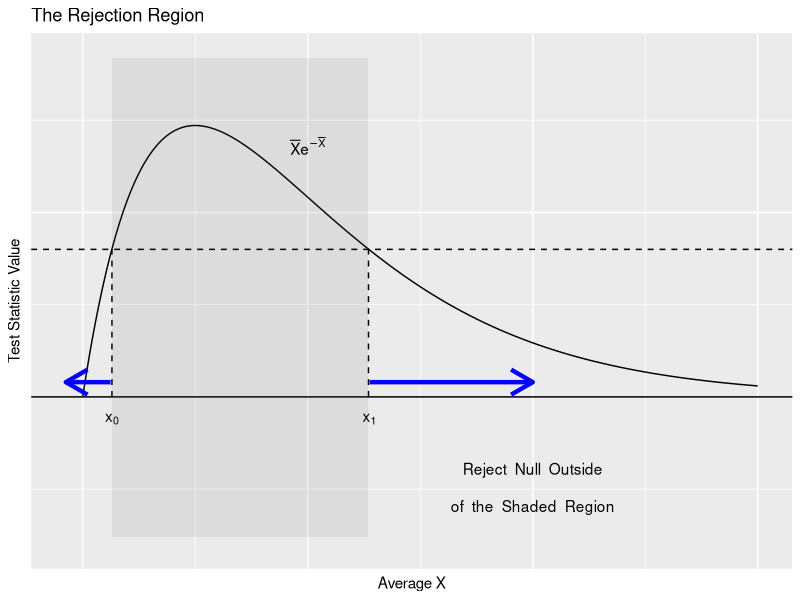
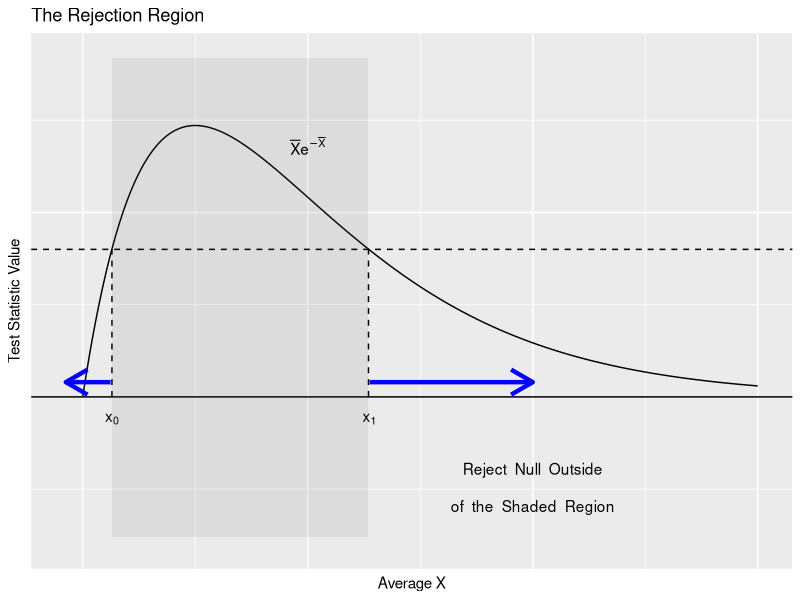

Recreate these plots in R, in order.
# plots the test statistic for problem 2, hwk 6
library(ggplot2)

# put the data to plot in a data frame (cause that's what ggplot2 wants)
x <- seq(0, 60, .01)
y <- x * exp(-0.1*x)  # the peak is exaggerated for better looks; this should really be x * exp(-x)
data <- data.frame(x,y)

# now plot the test statistic
g.test.stat <- ggplot(data, aes(x=data$x,y=data$y))
g.test.stat <- g.test.stat + geom_line()

# add the horizontal line (x axis) and another line just above it
g.test.stat <- g.test.stat + geom_hline(yintercept=0) + geom_hline(linetype="dashed", yintercept=2)

# add the vertical lines for x_0 and x_1 (the region of part b, prob 2)
g.test.stat <- g.test.stat + annotate(linetype="dashed","segment", x=2.6, xend=2.6, y=0, yend=2) +
                             annotate(linetype="dashed","segment", x=25.4, xend=25.4, y=0, yend=2)

# add a shaded rectangle
g.test.stat <- g.test.stat + annotate("rect", xmin=2.61, xmax=25.39, ymin=-1.9, ymax=4.6, alpha=.1)

# add some text annotation
g.test.stat <- g.test.stat + annotate("text", x=2.6, y=-0.3, parse=TRUE, label="x[0]") +
                             annotate("text", x=25.5, y=-0.3, parse=TRUE, label="x[1]") +
                             annotate("text", x= 20, y = 3.4, parse=TRUE, label="bar(X) * e^-bar(X)")


# add arrows for the rejection region
library(grid)
g.test.stat <- g.test.stat + annotate("segment", x= 25.5, xend = 40, y=.2, yend=.2, color="blue", size=1.5, arrow=arrow()) +
    annotate("segment", x= 2.48, xend = -1.5, y=.2, yend=.2, color="blue", size=1.5, arrow=arrow()) +
    annotate("text", x=40, y=-1, parse=TRUE, label="Reject~~Null~~Outside") +
    annotate("text", x=40, y=-1.5, parse=TRUE, label="of~~the~~Shaded~~Region") 

# add the title and axes labels
g.test.stat <- g.test.stat +
    xlab("Average X") +
    ylab("Test Statistic Value") +
    ylim(-2,4.6) +
    ggtitle("The Rejection Region") +
    theme(axis.ticks = element_blank(), axis.text.x = element_blank(), axis.text.y = element_blank()) 


print(g.test.stat)
ggsave("./rejection_region_plot.png", dpi=300)